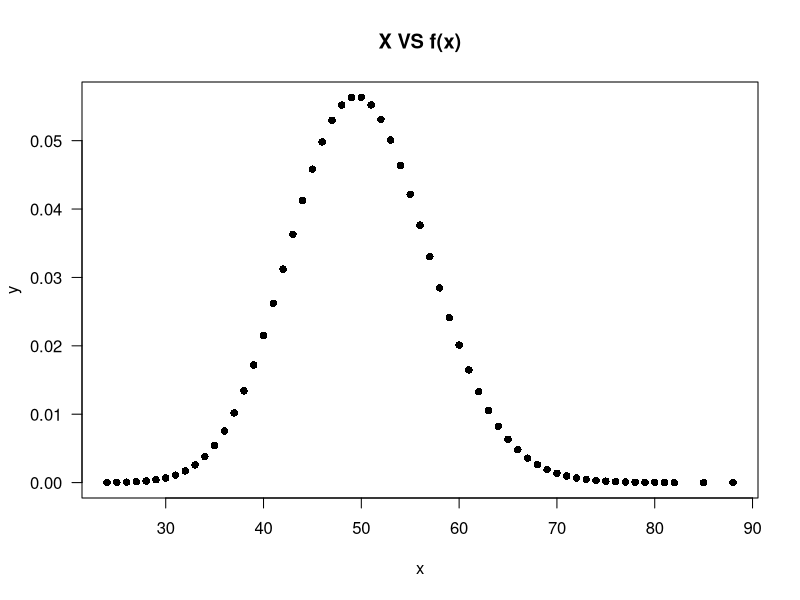

Source code (R):
########################################################
# Shifting, Scaling, Standardization, Normalization    #
#  and Transformation                                  #  
# NAME:Badrunnahar Mim                                         #  
# Stat : 2017-18                                       #  
# Roll: 1722041                                       #
# Department of Statistics, IU                         #  
########################################################



# 100000 Random Number from Poision Distribution with lambda = 50
set.seed(1000)
x = rpois(100000,50)
x
y = dpois(x,50)
plot(x,y,pch=16,las = 1,main="X VS f(x)")

# Centering
xij.centre = x-mean(x)
# Auto Scaling
Xij.auto.scale = (x-mean(x))/sd(x) 
# Range Scaling
xij.range.scale = (x-mean(x))/(max(x)-min(x))
# Normalization
xij.normalization = (x-min(x))/(max(x)-min(x))



# Pareto Scaling
xij.pareto.scale = (x-mean(x))/sqrt(sd(x))
# Vast scaling
xij.vast.scale = ((x - mean(x))/(sd(x)))*(mean(x)/sd(x))
# Level Scaling
xij.level.scale = (x-mean(x))/mean(x)



# Log Transformation
xij.log.transform = log10(x)
# Power Transformation
xij.power.transform = x^(1/length(x))
# Box Cox transformation with lambda = 5
xij.box_cox.transform = (x^5 - 1) / 5


# Box Cox Transformation with lambda = -5 to 5
lambda = seq(-5,5)
box_cox = rep(0,100000*10)
box_cox = matrix(box_cox,nrow = 10)
for(i in 1:10){
    for(j in 1:100000){
      box_cox[i,j] = (x[j]^(lambda[i])-1)/lambda[i]
    }
}

df = data.frame(box_cox)
write.table(df,"box_cox.csv",sep=",")
